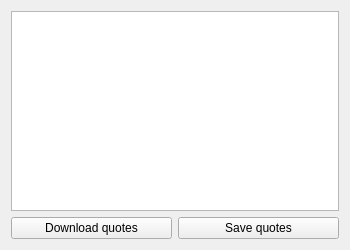
<?xml version="1.0" encoding="UTF-8"?>
<ui version="4.0">
 <class>QuotesUpdateForm</class>
 <widget class="QWidget" name="QuotesUpdateForm">
  <property name="windowModality">
   <enum>Qt::WindowModal</enum>
  </property>
  <property name="geometry">
   <rect>
    <x>0</x>
    <y>0</y>
    <width>350</width>
    <height>250</height>
   </rect>
  </property>
  <property name="windowTitle">
   <string>Update Quotes</string>
  </property>
  <property name="locale">
   <locale language="English" country="UnitedKingdom"/>
  </property>
  <layout class="QVBoxLayout" name="verticalLayout">
   <item>
    <widget class="QTableView" name="tableView">
     <property name="sizeAdjustPolicy">
      <enum>QAbstractScrollArea::AdjustIgnored</enum>
     </property>
     <property name="selectionMode">
      <enum>QAbstractItemView::SingleSelection</enum>
     </property>
     <property name="selectionBehavior">
      <enum>QAbstractItemView::SelectRows</enum>
     </property>
     <property name="sortingEnabled">
      <bool>false</bool>
     </property>
     <attribute name="horizontalHeaderHighlightSections">
      <bool>false</bool>
     </attribute>
     <attribute name="horizontalHeaderStretchLastSection">
      <bool>true</bool>
     </attribute>
     <attribute name="verticalHeaderVisible">
      <bool>false</bool>
     </attribute>
    </widget>
   </item>
   <item>
    <layout class="QHBoxLayout" name="horizontalLayout">
     <item>
      <widget class="QPushButton" name="downloadQuotesPushButton">
       <property name="text">
        <string>Download quotes</string>
       </property>
      </widget>
     </item>
     <item>
      <widget class="QPushButton" name="saveQuotesPushButton">
       <property name="text">
        <string>Save quotes</string>
       </property>
      </widget>
     </item>
    </layout>
   </item>
  </layout>
 </widget>
 <resources/>
 <connections/>
</ui>
